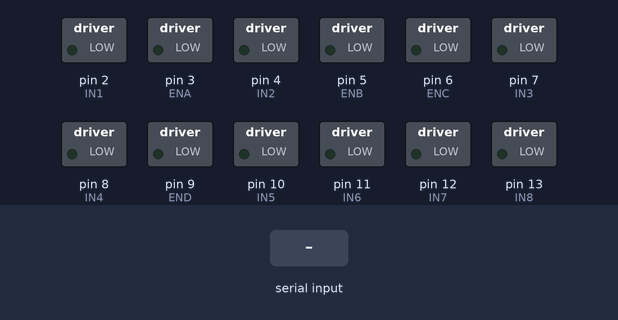
The sketch below on a simulated Arduino Uno, built with avr-gcc and run on an emulated ATmega328P. On the bench: switched loads named in the sketch (green lamp = pin HIGH). Inputs (shaded band) come from the test bench.

Above: at 1.2 s.
1.3 s: "F" received over Serial
At 2.1 s:
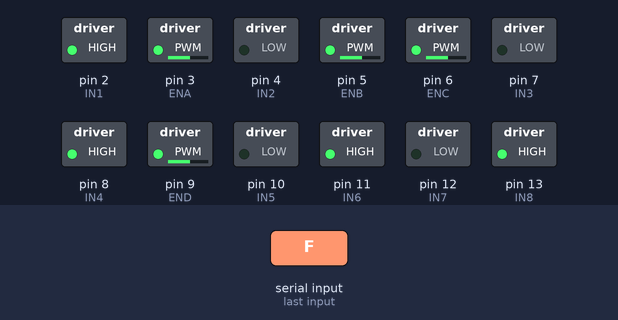
2.8 s: "B" received over Serial
At 3.3 s:
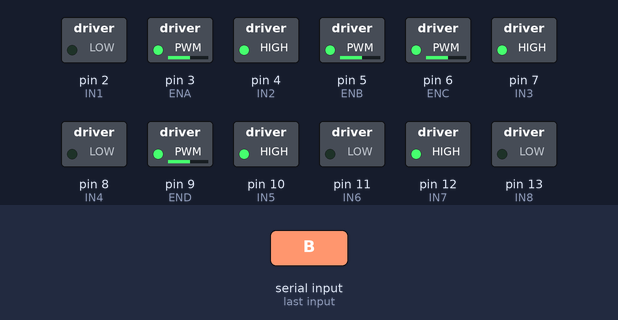
4.3 s: "L" received over Serial
At 5.5 s:
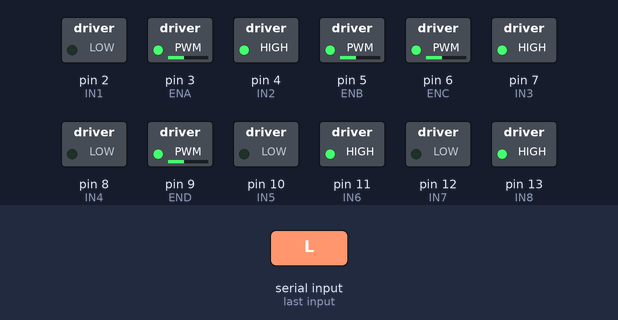
5.8 s: "R" received over Serial
At 6.7 s:
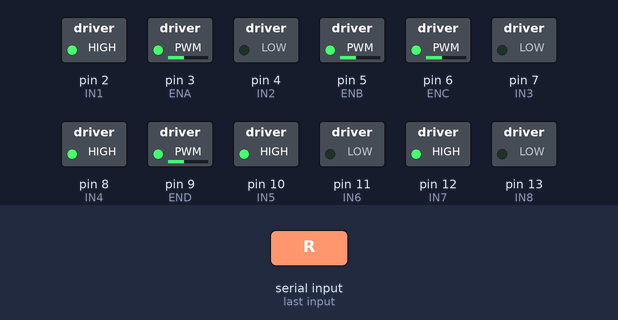
Timing chart, 0 to 8.3 s (numbered marks = the images above; inputs shaded):
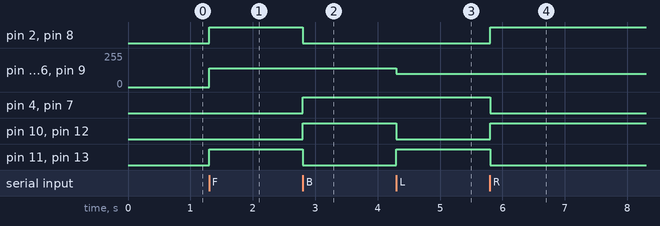

Measured:
- after the input at 1.3 s, pin 2 (IN1), pin 8 (IN4), pin 11 (IN6), pin 13 (IN8): LOW → HIGH at once; pin 3 (ENA), pin 5 (ENB), pin 6 (ENC), pin 9 (END): 0/255 → 140/255 at once
- after the input at 2.8 s, pin 2 (IN1), pin 8 (IN4), pin 11 (IN6), pin 13 (IN8): HIGH → LOW at once; pin 4 (IN2), pin 7 (IN3), pin 10 (IN5), pin 12 (IN7): LOW → HIGH at once
- after the input at 4.3 s, pin 3 (ENA), pin 5 (ENB), pin 6 (ENC), pin 9 (END): 140/255 → 100/255 at once; pin 10 (IN5), pin 12 (IN7): HIGH → LOW at once; pin 11 (IN6), pin 13 (IN8): LOW → HIGH at once
- after the input at 5.8 s, pin 2 (IN1), pin 8 (IN4), pin 10 (IN5), pin 12 (IN7): LOW → HIGH at once; pin 4 (IN2), pin 7 (IN3), pin 11 (IN6), pin 13 (IN8): HIGH → LOW at once

The sketch:

motor_controller.ino
```cpp
/*
 * 4WD Arduino Motor Controller
 * Controls 4 Independent Motors using two L298N Drivers
 *
 * Driver 1: Left Side (Front & Back)
 * Driver 2: Right Side (Front & Back)
 */

// --- PIN CONFIGURATION ---

// LEFT BACK MOTOR (L298N #1 - Motor A)
const int ENA = 3;  // PWM (Speed)
const int IN1 = 2;
const int IN2 = 4;

// LEFT FRONT MOTOR (L298N #1 - Motor B)
const int ENB = 5;  // PWM (Speed)
const int IN3 = 7;
const int IN4 = 8;

// RIGHT BACK MOTOR (L298N #2 - Motor A)
const int ENC = 6;  // PWM (Speed)
const int IN5 = 10;
const int IN6 = 11;

// RIGHT FRONT MOTOR (L298N #2 - Motor B)
const int END = 9;  // PWM (Speed)
const int IN7 = 12;
const int IN8 = 13;

// --- SPEED SETTINGS (0-255) ---
int speedFast = 140;
int speedTurn = 100;

void setup() {
  Serial.begin(9600); // Communication with Raspberry Pi

  // Initialize all pins as outputs
  pinMode(ENA, OUTPUT); pinMode(IN1, OUTPUT); pinMode(IN2, OUTPUT);
  pinMode(ENB, OUTPUT); pinMode(IN3, OUTPUT); pinMode(IN4, OUTPUT);
  pinMode(ENC, OUTPUT); pinMode(IN5, OUTPUT); pinMode(IN6, OUTPUT);
  pinMode(END, OUTPUT); pinMode(IN7, OUTPUT); pinMode(IN8, OUTPUT);

  stopMotors(); // Safety first
}

void loop() {
  if (Serial.available() > 0) {
    char cmd = Serial.read();

    switch (cmd) {
      case 'F': moveForward(); break;
      case 'B': moveBackward(); break;
      case 'L': turnLeft(); break;
      case 'R': turnRight(); break;
      case 'S': stopMotors(); break;
    }
  }
}

// --- MOVEMENT LOGIC ---

void moveForward() {
  // All 4 wheels spin forward
  setMotor(ENA, IN1, IN2, speedFast, true);  // Left Back
  setMotor(ENB, IN4, IN3, speedFast, true);  // Left Front
  setMotor(ENC, IN6, IN5, speedFast, true);  // Right Back
  setMotor(END, IN8, IN7, speedFast, true);  // Right Front
}

void moveBackward() {
  // All 4 wheels spin backward
  setMotor(ENA, IN1, IN2, speedFast, false);
  setMotor(ENB, IN4, IN3, speedFast, false);
  setMotor(ENC, IN6, IN5, speedFast, false);
  setMotor(END, IN8, IN7, speedFast, false);
}

void turnLeft() {
  // Skid Steer: Left wheels Back, Right wheels Forward
  setMotor(ENA, IN1, IN2, speedTurn, false); // Left Back Back
  setMotor(ENB, IN4, IN3, speedTurn, false); // Left Front Back
  setMotor(ENC, IN6, IN5, speedTurn, true);  // Right Back Fwd
  setMotor(END, IN8, IN7, speedTurn, true);  // Right Front Fwd
}

void turnRight() {
  // Skid Steer: Left wheels Forward, Right wheels Back
  setMotor(ENA, IN1, IN2, speedTurn, true);  // Left Back Fwd
  setMotor(ENB, IN4, IN3, speedTurn, true);  // Left Front Fwd
  setMotor(ENC, IN6, IN5, speedTurn, false); // Right Back Back
  setMotor(END, IN8, IN7, speedTurn, false); // Right Front Back
}

void stopMotors() {
  digitalWrite(ENA, LOW); digitalWrite(IN1, LOW); digitalWrite(IN2, LOW);
  digitalWrite(ENB, LOW); digitalWrite(IN3, LOW); digitalWrite(IN4, LOW);
  digitalWrite(ENC, LOW); digitalWrite(IN5, LOW); digitalWrite(IN6, LOW);
  digitalWrite(END, LOW); digitalWrite(IN7, LOW); digitalWrite(IN8, LOW);
}

// --- HELPER FUNCTION ---
// This saves us from writing the same digitalWrite code 4 times
void setMotor(int enPin, int inA, int inB, int speed, boolean forward) {
  analogWrite(enPin, speed);
  if (forward) {
    digitalWrite(inA, HIGH);
    digitalWrite(inB, LOW);
  } else {
    digitalWrite(inA, LOW);
    digitalWrite(inB, HIGH);
  }
}
```
